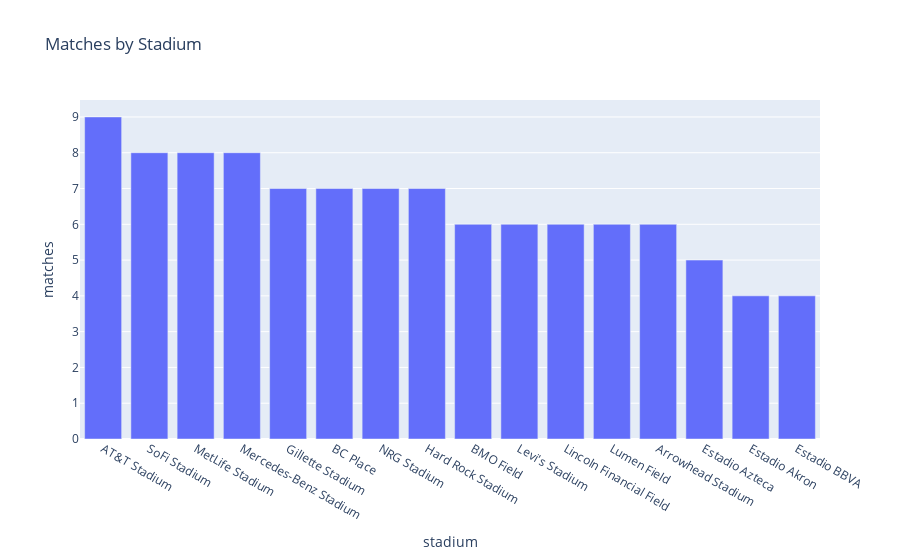

This figure's notebook cell:
### Code cell
fig = px.bar(stadium_counts.head(20), x="stadium", y="matches", title="Matches by Stadium")
fig

### Figure 1 — Plotly figure (JSON) as saved in the notebook; plotly's stock layout.template omitted (floating-point values rounded to 4 significant figures)
{"data": [{"alignmentgroup": "True", "hovertemplate": "stadium=%{x}<br>matches=%{y}<extra></extra>", "legendgroup": "", "marker": {"color": "#636efa", "pattern": {"shape": ""}}, "name": "", "offsetgroup": "", "orientation": "v", "showlegend": false, "textposition": "auto", "type": "bar", "x": ["AT&T Stadium", "SoFi Stadium", "MetLife Stadium", "Mercedes-Benz Stadium", "Gillette Stadium", "BC Place", "NRG Stadium", "Hard Rock Stadium", "BMO Field", "Levi's Stadium", "Lincoln Financial Field", "Lumen Field", "Arrowhead Stadium", "Estadio Azteca", "Estadio Akron", "Estadio BBVA"], "xaxis": "x", "y": [9, 8, 8, 8, 7, 7, 7, 7, 6, 6, 6, 6, 6, 5, 4, 4], "yaxis": "y"}], "layout": {"barmode": "relative", "legend": {"tracegroupgap": 0}, "title": {"text": "Matches by Stadium"}, "xaxis": {"anchor": "y", "domain": [0, 1], "title": {"text": "stadium"}}, "yaxis": {"anchor": "x", "domain": [0, 1], "title": {"text": "matches"}}}}
